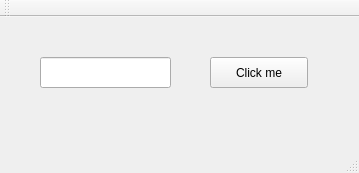
<?xml version="1.0" encoding="UTF-8"?>
<ui version="4.0">
 <class>MainWindow</class>
 <widget class="QMainWindow" name="MainWindow">
  <property name="geometry">
   <rect>
    <x>0</x>
    <y>0</y>
    <width>359</width>
    <height>173</height>
   </rect>
  </property>
  <property name="windowTitle">
   <string>MainWindow</string>
  </property>
  <widget class="QWidget" name="centralWidget">
   <widget class="QLineEdit" name="lineEdit">
    <property name="geometry">
     <rect>
      <x>40</x>
      <y>40</y>
      <width>131</width>
      <height>31</height>
     </rect>
    </property>
    <property name="text">
     <string/>
    </property>
   </widget>
   <widget class="QPushButton" name="pushButton">
    <property name="geometry">
     <rect>
      <x>210</x>
      <y>40</y>
      <width>98</width>
      <height>31</height>
     </rect>
    </property>
    <property name="text">
     <string>Click me</string>
    </property>
   </widget>
  </widget>
  <widget class="QMenuBar" name="menuBar">
   <property name="geometry">
    <rect>
     <x>0</x>
     <y>0</y>
     <width>359</width>
     <height>25</height>
    </rect>
   </property>
  </widget>
  <widget class="QToolBar" name="mainToolBar">
   <attribute name="toolBarArea">
    <enum>TopToolBarArea</enum>
   </attribute>
   <attribute name="toolBarBreak">
    <bool>false</bool>
   </attribute>
  </widget>
  <widget class="QStatusBar" name="statusBar"/>
 </widget>
 <layoutdefault spacing="6" margin="11"/>
 <resources/>
 <connections/>
</ui>
